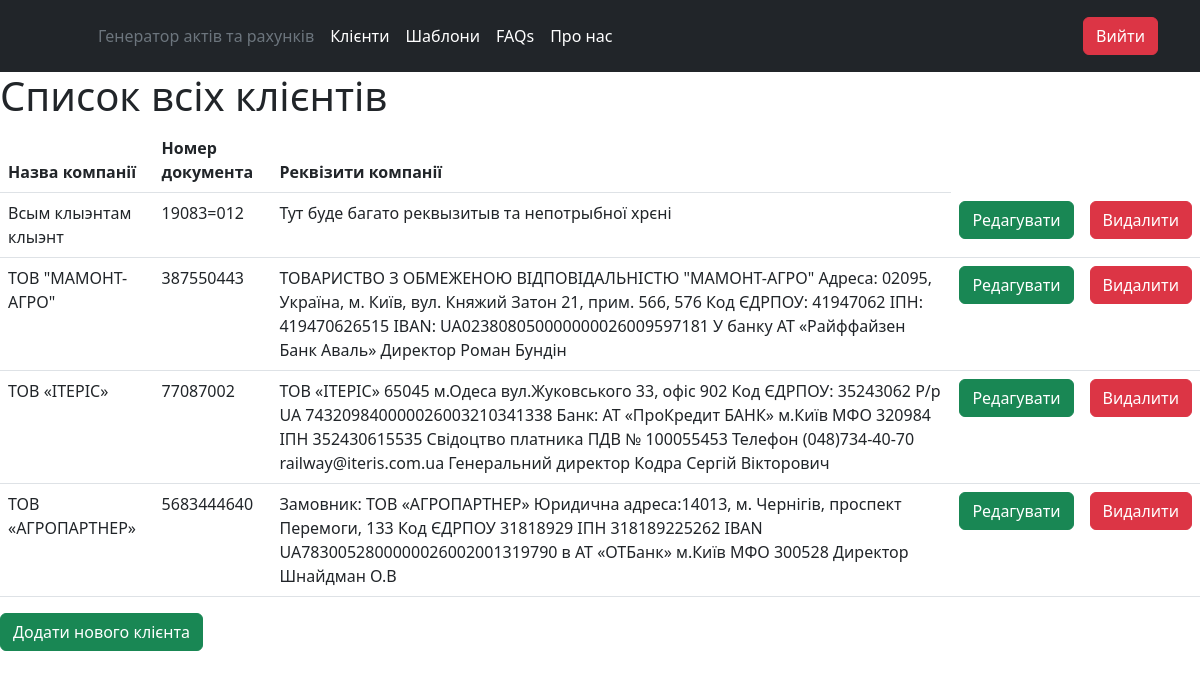
Page /all_client (signed in) on the committed database.
### app.py (models this page shows)
class Client(db.Model):
    id = db.Column(db.Integer, primary_key=False)
    name_company = db.Column(db.String(100), primary_key=True)
    number_docs = db.Column(db.String(100), primary_key=True)
    company_details = db.Column(db.Text, nullable=True)

### app.py (the view)
@app.route('/all_client')
@login_required
def all_client():
    user_id = current_user.id
    client = Client.query.filter_by(id=user_id).all()
    return render_template('all_client.html', client=client)

### app.py (called while the page is built)
@login_manager.user_loader
def load_user(user_id):
    return User.query.get(user_id)

@app.after_request
def refirect_to_index(response):
    if response.status_code == 401:
        return redirect('/')
    return response

### templates/all_client.html (shortened to what this page needs)
{% extends 'base.html' %}
{% block body %}
    <h1>Список всіх клієнтів</h1>
    <table class="table table-hover">
        <thead>
        <tr>
            <th>Назва компанії</th>
            <th>Номер документа</th>
            <th>Реквізити компанії</th>
        </tr>
        </thead>
        <tbody>
        {% for elements in client %}
            <tr onclick="toggleList(event)">
                <td>{{ elements.name_company }}</td>
                <td>{{ elements.number_docs }}</td>
                <td>{{ elements.company_details }}</td>
                <td>
                    <form action="/edit_client" method="POST">
                        <button class="btn btn-success" type="submit">Редагувати</button>
                    </form>
                </td>
                <td>
                    <form action="/delete_client" method="POST">
                        <button class="btn btn-danger" type="submit">Видалити</button>
                    </form>
                </td>
            </tr>
        {% endfor %}
        </tbody>
    </table>
    <a href="/add_client" class="btn btn-success">Додати нового клієнта</a>
{% endblock %}

### templates/base.html (shortened to what this page needs)
<!doctype html>
<html lang="en">
<head>
    <link rel="stylesheet" href="{{ url_for('static', filename='css/main.css') }}">
    <link rel="stylesheet" href="https://cdn.jsdelivr.net/npm/bootstrap@5.2.3/dist/css/bootstrap.min.css">
</head>
<body>
    <header class="p-3 text-bg-dark">
    <div class="container">
      <div class="d-flex flex-wrap align-items-center justify-content-center justify-content-lg-start">
        <a href="/" class="d-flex align-items-center mb-2 mb-lg-0 text-white text-decoration-none">
          <svg class="bi me-2" width="40" height="32" role="img" aria-label="Bootstrap"><use xlink:href="#bootstrap"></use></svg>
        </a>
        <ul class="nav col-12 col-lg-auto me-lg-auto mb-2 justify-content-center mb-md-0">
          <li><a href="#" class="nav-link px-2 text-secondary">Генератор актів та рахунків</a></li>
          <li><a href="all_client" class="nav-link px-2 text-white">Клієнти</a></li>
          <li><a href="user_templates" class="nav-link px-2 text-white">Шаблони</a></li>
          <li><a href="#" class="nav-link px-2 text-white">FAQs</a></li>
          <li><a href="#" class="nav-link px-2 text-white">Про нас</a></li>
        </ul>
        {% if not current_user.is_authenticated %}
        <form class="col-12 col-lg-auto mb-3 mb-lg-0 me-lg-3" method="POST" action="/login">
          <table>
            <tr>
                <td>
                    <input name="login" class="form-control form-control-dark text-bg-dark" placeholder="Введіть свій логін">
                </td>
                <td>
                    <input name="password" class="form-control form-control-dark text-bg-dark" placeholder="Введіть свій пароль" aria-label="Search">
                </td>
                <td>
                    <button type="sunbmit" class="btn btn-outline-light me-2">Підтвердити</button>
                </td>
            </tr>
          </table>
        </form>
          {% else %}
          <form action="/logout">
          <button type="submit", class="btn btn-danger">Вийти</button>
          </form>
            {% endif %}
      </div>
    </div>
  </header>
    {% block body %}{% endblock %}
</body>
</html>

### rows in the picture
Client: name_company "Всым клыэнтам клыэнт", number_docs "19083=012", company_details "Тут буде багато реквызитыв та непотрыбної хрєні"
Client: name_company "ТОВ \"МАМОНТ-АГРО\"", number_docs "387550443", company_details "ТОВАРИСТВО З ОБМЕЖЕНОЮ ВІДПОВІДАЛЬНІСТЮ \"МАМОНТ-АГРО\" Адреса: 02095, Україна, м. Київ, вул. Княжий Затон 21, прим. 566, 576 Код ЄДРПОУ: 41947062 ІПН: 419470626515 IBAN: UA023808050000000026009597181 У банку АТ «Райффайзен Банк Аваль» Директор Роман Бундін"
Client: name_company "ТОВ «ІТЕРІС»", number_docs "77087002", company_details "ТОВ «ІТЕРІС» 65045 м.Одеса вул.Жуковського 33, офіс 902 Код ЄДРПОУ: 35243062 Р/р UA 743209840000026003210341338 Банк: АТ «ПроКредит БАНК» м.Київ МФО 320984 ІПН 352430615535 Cвідоцтво платника ПДВ № 100055453 Телефон (048)734-40-70 railway@iteris.com.ua Генеральний директор Кодра Сергій Вікторович"
Client: name_company "ТОВ «АГРОПАРТНЕР»", number_docs "5683444640", company_details "Замовник: ТОВ «АГРОПАРТНЕР» Юридична адреса:14013, м. Чернігів, проспект Перемоги, 133 Код ЄДРПОУ 31818929 ІПН 318189225262 IBAN UA7830052800000026002001319790 в АТ «ОТБанк» м.Київ МФО 300528 Директор Шнайдман О.В"
